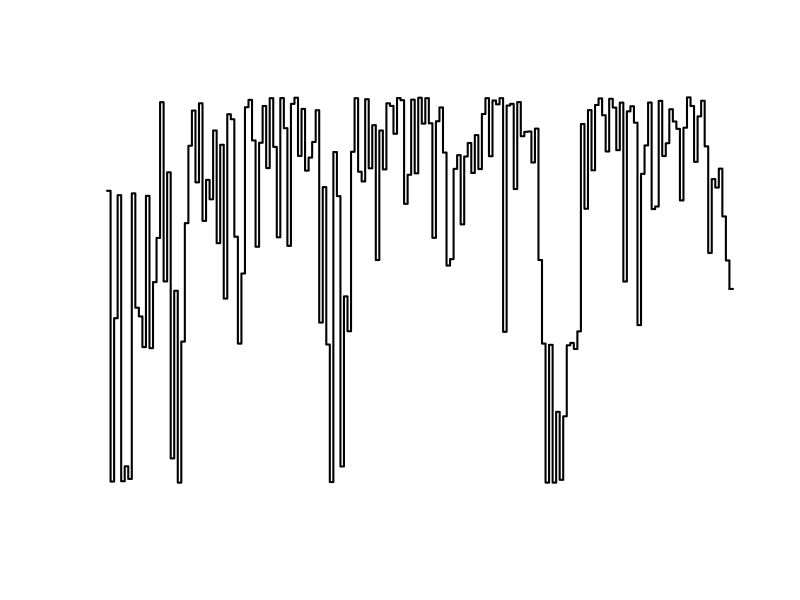

Reproduce this figure in R.
# The genetic architecture of an allosteric hormone receptor
# Maximilian R. Stammnitz & Ben Lehner
# bioRxiv link: https://www.biorxiv.org/content/10.1101/2025.05.30.656975v1
# 31.05.2025
# © M.R.S. (maximilian.stammnitz@crg.eu)

##############################################
## Figure 2A - residue conservation display ##
##############################################


## 0. Environment ##
####################

## Libraries
packages <- c("stringr", "scales")

## Install missing packages
install_if_missing <- function(pkg) {if (!requireNamespace(pkg, quietly = TRUE)) install.packages(pkg)}
lapply(packages, install_if_missing)

## Load libraries
lapply(packages, library, character.only = TRUE)


## 1. Input ConSurf-DB output ##
################################

## import
consurf <- read.table("../../data/PYL1_consurf_grades.txt", sep = "\t", 
                      col.names = c("POS", "SEQ", "ATOM",
                                    "SCORE", "COLOR",	"CONFIDENCE INTERVAL",
                                    "B/E",	"F/S",	"MSA DATA", "RESIDUE VARIETY"),
                      skip = 28, strip.white = T)

consurf <- consurf[-c(1:13,191:202),]
consurf[,"POS"] <- 33:209


## 2. Plot ##
#############

pdf("../../results/Figure2/Figure2A_conservation_layer.pdf", width = 25, height = 2.5)

plot(x = 33:209,
     y = -consurf$SCORE, 
     pch = 16, 
     type = "s",
     lwd = 2,
     bty = "n",
     xaxt = "n",
     xlab = "",
     yaxt = "n",
     ylab = "",
     xlim = c(33,210))

lines(x = c(209, 210), y = c(-consurf$SCORE[177], -consurf$SCORE[177]), lwd = 2)

dev.off()


## 3. Version ##
################

# sessionInfo()
# R version 4.4.1 (2024-06-14)
# Platform: aarch64-apple-darwin20
# Running under: macOS Sonoma 14.6.1
# 
# Matrix products: default
# BLAS:   /System/Library/Frameworks/Accelerate.framework/Versions/A/Frameworks/vecLib.framework/Versions/A/libBLAS.dylib 
# LAPACK: /Library/Frameworks/R.framework/Versions/4.4-arm64/Resources/lib/libRlapack.dylib;  LAPACK version 3.12.0
# 
# locale:
# [1] en_US.UTF-8/en_US.UTF-8/en_US.UTF-8/C/en_US.UTF-8/en_US.UTF-8
# 
# time zone: Europe/Madrid
# tzcode source: internal
# 
# attached base packages:
# [1] stats     graphics  grDevices utils     datasets  methods   base     
# 
# other attached packages:
# [1] scales_1.3.0  stringr_1.5.1
# 
# loaded via a namespace (and not attached):
# [1] colorspace_2.1-1  compiler_4.4.1    R6_2.6.1          magrittr_2.0.3    cli_3.6.4         tools_4.4.1      
# [7] glue_1.8.0        rstudioapi_0.17.1 stringi_1.8.4     lifecycle_1.0.4   munsell_0.5.1     rlang_1.1.5    